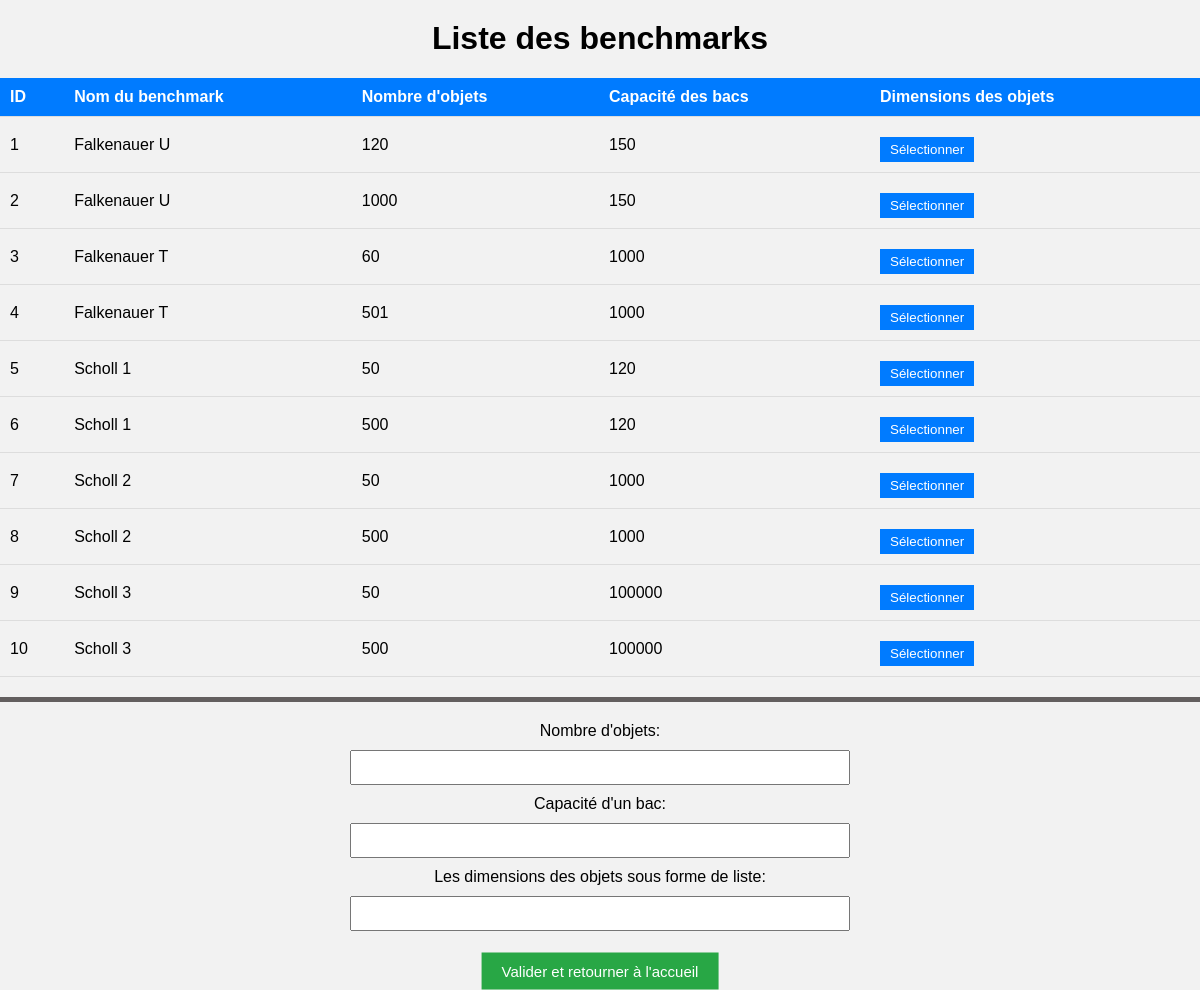
Screenshot of /ouvrir-base-de-donnees with the database file from the repository.
### tables this page shows
CREATE TABLE benchmarks (
        ID INTEGER PRIMARY KEY AUTOINCREMENT,
        nom TEXT,
        nombre_objets INTEGER,
        capacite_bins INTEGER,
        taille_objets INTEGER
    );

### app.py (the view)
@app.route('/ouvrir-base-de-donnees')
def ouvrir_base_route():
    conn = ouvrir_base_de_donnees()  # Appel de la fonction qui ouvre la base de données
    if conn:
        try:
            cursor = conn.cursor()
            cursor.execute("SELECT * FROM benchmarks")
            data = cursor.fetchall()
            conn.close()
            print("Données extraites de la base de données :", data)
            return render_template('afficher_benchmarks.html', benchmarks=data)
        except Exception as e:
            return f"Erreur lors de la récupération des données : {e}"
    else:
        return "Erreur lors de l'ouverture de la base de données."

### app.py (called while the page is built)
def ouvrir_base_de_donnees():
    try:
        conn = sqlite3.connect(db_path)
        print("Base de données ouverte avec succès !")
        return conn
    except sqlite3.Error as e:
        print(f"Erreur lors de l'ouverture de la base de données : {e}")
        return None

### templates/afficher_benchmarks.html (shortened to what this page needs)
<!DOCTYPE html>
<html lang="en">
<head>
    <link rel="stylesheet" href="{{ url_for('static', filename='bdd.css') }}">
</head>
<body>
    <h1>Liste des benchmarks</h1>
    <table>
        <thead>
            <tr>
                <th>ID </th>
                <th>Nom du benchmark </th>
                <th>Nombre d'objets</th>
                <th>Capacité des bacs</th>
                <th>Dimensions des objets</th>
            </tr>
        </thead>
        <tbody>
            {% for benchmark in benchmarks %}
            <tr>
                <td>{{ benchmark[0] }}</td>
                <td>{{ benchmark[1] }}</td>
                <td>{{ benchmark[2] }}</td>
                <td>{{ benchmark[3] }}</td>
                <td>
                    <button class="select-btn" data-nombre-objets="{{ benchmark[2] }}"
                        data-capacite-bin="{{ benchmark[3] }}"
                        data-dimensions-objets="{{ benchmark[4] }}">Sélectionner</button>
                </td>
            </tr>
            {% endfor %}
        </tbody>
    </table>
    <form id="user-input-form" action="/valider" method="GET">
        <label for="nombre-objets">Nombre d'objets:</label>
        <input type="text" id="nombre-objets" name="nombre-objets" value="{{ nombre_objets }}">
        <label for="capacite-bin"> Capacité d'un bac:</label>
        <input type="text" id="capacite-bin" name="capacite-bin" value="{{ capacite_bin }}">
        <label for="dimensions-objets">Les dimensions des objets sous forme de liste:</label>
        <input type="text" id="dimensions-objets" name="dimensions-objets" value="{{ dimensions_objets }}">
    </form>
    <button id="accueil-btn" onclick="redirigerVersIndex()">Valider et retourner à l'accueil</button>
</body>
</html>

### static/bdd.css (style rules this page uses)
body { font-family: Arial, sans-serif; margin: 0; padding: 0; background-color: #f2f2f2; }
h1 { text-align: center; margin-top: 20px; }
table { width: 100%; border-collapse: collapse; margin-top: 20px; }
thead { background-color: #007bff; color: white; }
th, td { padding: 10px; text-align: left; border-bottom: 1px solid #ddd; }
.select-btn { background-color: #007bff; color: white; border: none; padding: 5px 10px; cursor: pointer; }
form { margin-top: 20px; text-align: center; }
label { display: block; margin-bottom: 5px; }
input[type="text"] { width: 100%; padding: 8px; margin-top: 5px; margin-bottom: 15px; box-sizing: border-box; }
button { background-color: #28a745; color: white; border: none; padding: 10px 20px; cursor: pointer; margin-top: 10px; }
#accueil-btn { margin-top: 30px; position: absolute; left: 50%; transform: translate(-50%, -50%); font-size: 15px; }
input[type="text"] { width: 500px; padding: 8px; margin: 10px auto; display: block; text-align: center; }
#user-input-form { border-top: 5px solid #635f5f; padding-top: 20px; }

### rows the page displays
benchmarks: ID "1", nom "Falkenauer U", nombre_objets "120", capacite_bins "150"
benchmarks: ID "2", nom "Falkenauer U", nombre_objets "1000", capacite_bins "150"
benchmarks: ID "3", nom "Falkenauer T", nombre_objets "60", capacite_bins "1000"
benchmarks: ID "4", nom "Falkenauer T", nombre_objets "501", capacite_bins "1000"
benchmarks: ID "5", nom "Scholl 1", nombre_objets "50", capacite_bins "120"
benchmarks: ID "6", nom "Scholl 1", nombre_objets "500", capacite_bins "120"
benchmarks: ID "7", nom "Scholl 2", nombre_objets "50", capacite_bins "1000"
benchmarks: ID "8", nom "Scholl 2", nombre_objets "500", capacite_bins "1000"
benchmarks: ID "9", nom "Scholl 3", nombre_objets "50", capacite_bins "100000"
benchmarks: ID "10", nom "Scholl 3", nombre_objets "500", capacite_bins "100000"
